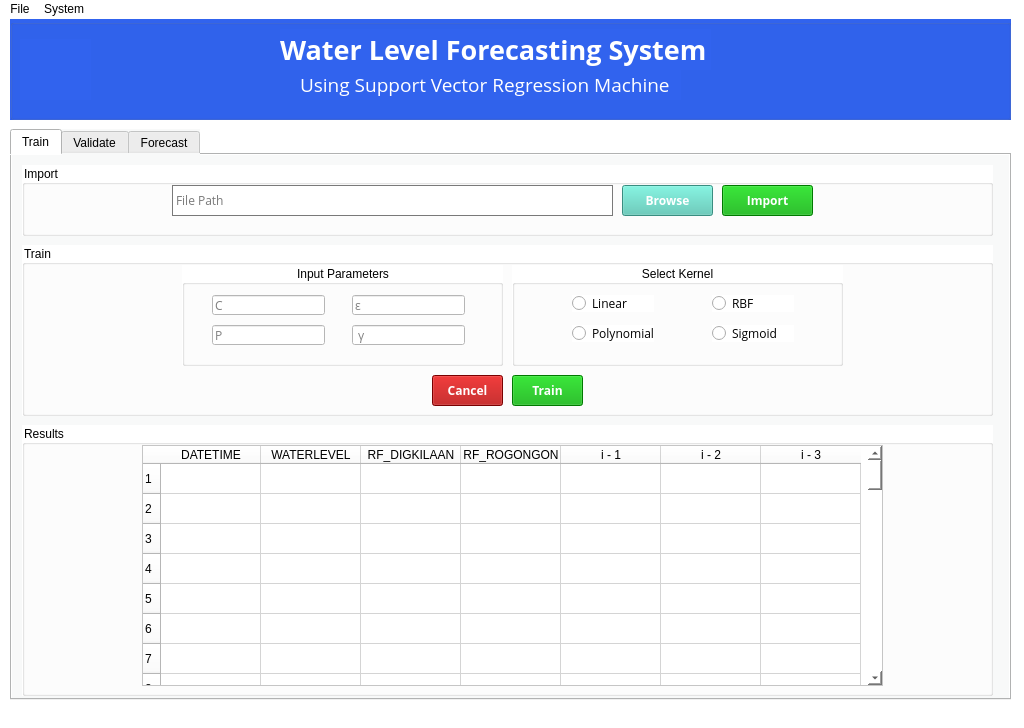
<?xml version="1.0" encoding="UTF-8"?>
<ui version="4.0">
 <class>MainWindow</class>
 <widget class="QMainWindow" name="MainWindow">
  <property name="geometry">
   <rect>
    <x>0</x>
    <y>0</y>
    <width>1024</width>
    <height>728</height>
   </rect>
  </property>
  <property name="windowTitle">
   <string>SVRM Forecasting System</string>
  </property>
  <property name="styleSheet">
   <string notr="true">background-color: rgb(255, 255, 255);</string>
  </property>
  <widget class="QWidget" name="centralwidget">
   <widget class="QGroupBox" name="headerBox">
    <property name="geometry">
     <rect>
      <x>10</x>
      <y>0</y>
      <width>1001</width>
      <height>101</height>
     </rect>
    </property>
    <property name="styleSheet">
     <string notr="true">background-color: rgb(49, 99, 238);
color: rgb(255, 255, 255);</string>
    </property>
    <property name="title">
     <string/>
    </property>
    <widget class="QLabel" name="headerLabel">
     <property name="geometry">
      <rect>
       <x>10</x>
       <y>20</y>
       <width>71</width>
       <height>61</height>
      </rect>
     </property>
     <property name="text">
      <string/>
     </property>
     <property name="pixmap">
      <pixmap resource="qtresources.qrc">:/newPrefix/logohere.png</pixmap>
     </property>
     <property name="scaledContents">
      <bool>true</bool>
     </property>
    </widget>
    <widget class="QLabel" name="h1Label">
     <property name="geometry">
      <rect>
       <x>270</x>
       <y>10</y>
       <width>431</width>
       <height>41</height>
      </rect>
     </property>
     <property name="font">
      <font>
       <family>Open Sans</family>
       <pointsize>20</pointsize>
       <weight>75</weight>
       <bold>true</bold>
      </font>
     </property>
     <property name="text">
      <string>Water Level Forecasting System</string>
     </property>
    </widget>
    <widget class="QLabel" name="h2Label">
     <property name="geometry">
      <rect>
       <x>290</x>
       <y>50</y>
       <width>381</width>
       <height>31</height>
      </rect>
     </property>
     <property name="font">
      <font>
       <family>Open Sans</family>
       <pointsize>14</pointsize>
      </font>
     </property>
     <property name="text">
      <string>Using Support Vector Regression Machine</string>
     </property>
    </widget>
   </widget>
   <widget class="QTabWidget" name="functionTab">
    <property name="geometry">
     <rect>
      <x>10</x>
      <y>110</y>
      <width>1001</width>
      <height>571</height>
     </rect>
    </property>
    <property name="styleSheet">
     <string notr="true">background-color: rgb(248, 249, 249);</string>
    </property>
    <property name="tabPosition">
     <enum>QTabWidget::North</enum>
    </property>
    <property name="tabShape">
     <enum>QTabWidget::Rounded</enum>
    </property>
    <property name="currentIndex">
     <number>0</number>
    </property>
    <property name="elideMode">
     <enum>Qt::ElideNone</enum>
    </property>
    <property name="tabsClosable">
     <bool>false</bool>
    </property>
    <widget class="QWidget" name="trainTab">
     <attribute name="title">
      <string>Train</string>
     </attribute>
     <widget class="QGroupBox" name="importBox">
      <property name="geometry">
       <rect>
        <x>10</x>
        <y>10</y>
        <width>971</width>
        <height>71</height>
       </rect>
      </property>
      <property name="styleSheet">
       <string notr="true">background-color: rgb(255, 255, 255);</string>
      </property>
      <property name="title">
       <string>Import</string>
      </property>
      <widget class="QLabel" name="pathLabel">
       <property name="geometry">
        <rect>
         <x>150</x>
         <y>20</y>
         <width>441</width>
         <height>31</height>
        </rect>
       </property>
       <property name="font">
        <font>
         <family>Open Sans</family>
         <pointsize>9</pointsize>
        </font>
       </property>
       <property name="styleSheet">
        <string notr="true">color: rgb(121, 121, 121);</string>
       </property>
       <property name="frameShape">
        <enum>QFrame::Box</enum>
       </property>
       <property name="text">
        <string>File Path</string>
       </property>
       <property name="alignment">
        <set>Qt::AlignLeading|Qt::AlignLeft|Qt::AlignVCenter</set>
       </property>
       <property name="margin">
        <number>10</number>
       </property>
      </widget>
      <widget class="QPushButton" name="browseBtn">
       <property name="geometry">
        <rect>
         <x>600</x>
         <y>20</y>
         <width>91</width>
         <height>31</height>
        </rect>
       </property>
       <property name="font">
        <font>
         <family>Open Sans</family>
         <pointsize>9</pointsize>
         <weight>75</weight>
         <bold>true</bold>
        </font>
       </property>
       <property name="styleSheet">
        <string notr="true">background-color: rgb(80, 198, 179);
color: rgb(255, 255, 255);</string>
       </property>
       <property name="text">
        <string>Browse</string>
       </property>
      </widget>
      <widget class="QPushButton" name="importBtn">
       <property name="geometry">
        <rect>
         <x>700</x>
         <y>20</y>
         <width>91</width>
         <height>31</height>
        </rect>
       </property>
       <property name="font">
        <font>
         <family>Open Sans</family>
         <pointsize>9</pointsize>
         <weight>75</weight>
         <bold>true</bold>
        </font>
       </property>
       <property name="styleSheet">
        <string notr="true">background-color: rgb(0, 170, 0);
color: rgb(255, 255, 255);</string>
       </property>
       <property name="text">
        <string>Import</string>
       </property>
      </widget>
     </widget>
     <widget class="QGroupBox" name="trainBox">
      <property name="geometry">
       <rect>
        <x>10</x>
        <y>90</y>
        <width>971</width>
        <height>171</height>
       </rect>
      </property>
      <property name="styleSheet">
       <string notr="true">background-color: rgb(255, 255, 255);</string>
      </property>
      <property name="title">
       <string>Train</string>
      </property>
      <widget class="QPushButton" name="cancelBtn">
       <property name="geometry">
        <rect>
         <x>410</x>
         <y>130</y>
         <width>71</width>
         <height>31</height>
        </rect>
       </property>
       <property name="font">
        <font>
         <family>Open Sans</family>
         <pointsize>9</pointsize>
         <weight>75</weight>
         <bold>true</bold>
        </font>
       </property>
       <property name="styleSheet">
        <string notr="true">background-color: rgb(170, 0, 0);
color: rgb(255, 255, 255);</string>
       </property>
       <property name="text">
        <string>Cancel</string>
       </property>
      </widget>
      <widget class="QPushButton" name="trainBtn">
       <property name="geometry">
        <rect>
         <x>490</x>
         <y>130</y>
         <width>71</width>
         <height>31</height>
        </rect>
       </property>
       <property name="font">
        <font>
         <family>Open Sans</family>
         <pointsize>9</pointsize>
         <weight>75</weight>
         <bold>true</bold>
        </font>
       </property>
       <property name="styleSheet">
        <string notr="true">background-color: rgb(0, 170, 0);
color: rgb(255, 255, 255);</string>
       </property>
       <property name="text">
        <string>Train</string>
       </property>
      </widget>
      <widget class="QGroupBox" name="paraBox">
       <property name="geometry">
        <rect>
         <x>160</x>
         <y>20</y>
         <width>321</width>
         <height>101</height>
        </rect>
       </property>
       <property name="title">
        <string>Input Parameters</string>
       </property>
       <property name="alignment">
        <set>Qt::AlignCenter</set>
       </property>
       <property name="flat">
        <bool>false</bool>
       </property>
       <property name="checkable">
        <bool>false</bool>
       </property>
       <widget class="QLineEdit" name="consEdit">
        <property name="geometry">
         <rect>
          <x>30</x>
          <y>30</y>
          <width>113</width>
          <height>20</height>
         </rect>
        </property>
        <property name="font">
         <font>
          <family>Open Sans</family>
          <pointsize>9</pointsize>
         </font>
        </property>
        <property name="placeholderText">
         <string>C</string>
        </property>
       </widget>
       <widget class="QLineEdit" name="epsEdit">
        <property name="geometry">
         <rect>
          <x>170</x>
          <y>30</y>
          <width>113</width>
          <height>20</height>
         </rect>
        </property>
        <property name="font">
         <font>
          <family>Open Sans</family>
          <pointsize>9</pointsize>
         </font>
        </property>
        <property name="placeholderText">
         <string>ε</string>
        </property>
       </widget>
       <widget class="QLineEdit" name="pEdit">
        <property name="geometry">
         <rect>
          <x>30</x>
          <y>60</y>
          <width>113</width>
          <height>20</height>
         </rect>
        </property>
        <property name="font">
         <font>
          <family>Open Sans</family>
          <pointsize>9</pointsize>
         </font>
        </property>
        <property name="placeholderText">
         <string>P</string>
        </property>
       </widget>
       <widget class="QLineEdit" name="gamEdit">
        <property name="geometry">
         <rect>
          <x>170</x>
          <y>60</y>
          <width>113</width>
          <height>20</height>
         </rect>
        </property>
        <property name="font">
         <font>
          <family>Open Sans</family>
          <pointsize>9</pointsize>
         </font>
        </property>
        <property name="placeholderText">
         <string> γ</string>
        </property>
       </widget>
      </widget>
      <widget class="QGroupBox" name="kernelBox">
       <property name="geometry">
        <rect>
         <x>490</x>
         <y>20</y>
         <width>331</width>
         <height>101</height>
        </rect>
       </property>
       <property name="title">
        <string>Select Kernel</string>
       </property>
       <property name="alignment">
        <set>Qt::AlignCenter</set>
       </property>
      </widget>
      <widget class="QRadioButton" name="btnRbf">
       <property name="geometry">
        <rect>
         <x>690</x>
         <y>50</y>
         <width>82</width>
         <height>17</height>
        </rect>
       </property>
       <property name="font">
        <font>
         <family>Open Sans</family>
         <pointsize>9</pointsize>
        </font>
       </property>
       <property name="text">
        <string>RBF</string>
       </property>
      </widget>
      <widget class="QRadioButton" name="btnPoly">
       <property name="geometry">
        <rect>
         <x>550</x>
         <y>80</y>
         <width>82</width>
         <height>17</height>
        </rect>
       </property>
       <property name="font">
        <font>
         <family>Open Sans</family>
         <pointsize>9</pointsize>
        </font>
       </property>
       <property name="text">
        <string>Polynomial</string>
       </property>
      </widget>
      <widget class="QRadioButton" name="btnSigmoid">
       <property name="geometry">
        <rect>
         <x>690</x>
         <y>80</y>
         <width>82</width>
         <height>17</height>
        </rect>
       </property>
       <property name="font">
        <font>
         <family>Open Sans</family>
         <pointsize>9</pointsize>
        </font>
       </property>
       <property name="text">
        <string>Sigmoid</string>
       </property>
      </widget>
      <widget class="QRadioButton" name="btnLinear">
       <property name="geometry">
        <rect>
         <x>550</x>
         <y>50</y>
         <width>82</width>
         <height>17</height>
        </rect>
       </property>
       <property name="font">
        <font>
         <family>Open Sans</family>
         <pointsize>9</pointsize>
        </font>
       </property>
       <property name="text">
        <string>Linear</string>
       </property>
      </widget>
     </widget>
     <widget class="QGroupBox" name="resultBox">
      <property name="geometry">
       <rect>
        <x>10</x>
        <y>270</y>
        <width>971</width>
        <height>271</height>
       </rect>
      </property>
      <property name="styleSheet">
       <string notr="true">background-color: rgb(255, 255, 255);</string>
      </property>
      <property name="title">
       <string>Results</string>
      </property>
      <widget class="QTableWidget" name="trainresultTable">
       <property name="geometry">
        <rect>
         <x>120</x>
         <y>20</y>
         <width>741</width>
         <height>241</height>
        </rect>
       </property>
       <property name="rowCount">
        <number>48</number>
       </property>
       <property name="columnCount">
        <number>7</number>
       </property>
       <row/>
       <row/>
       <row/>
       <row/>
       <row/>
       <row/>
       <row/>
       <row/>
       <row/>
       <row/>
       <row/>
       <row/>
       <row/>
       <row/>
       <row/>
       <row/>
       <row/>
       <row/>
       <row/>
       <row/>
       <row/>
       <row/>
       <row/>
       <row/>
       <row/>
       <row/>
       <row/>
       <row/>
       <row/>
       <row/>
       <row/>
       <row/>
       <row/>
       <row/>
       <row/>
       <row/>
       <row/>
       <row/>
       <row/>
       <row/>
       <row/>
       <row/>
       <row/>
       <row/>
       <row/>
       <row/>
       <row/>
       <row/>
       <column>
        <property name="text">
         <string>DATETIME</string>
        </property>
       </column>
       <column>
        <property name="text">
         <string>WATERLEVEL</string>
        </property>
       </column>
       <column>
        <property name="text">
         <string>RF_DIGKILAAN</string>
        </property>
       </column>
       <column>
        <property name="text">
         <string>RF_ROGONGON</string>
        </property>
       </column>
       <column>
        <property name="text">
         <string>i - 1</string>
        </property>
       </column>
       <column>
        <property name="text">
         <string>i - 2</string>
        </property>
       </column>
       <column>
        <property name="text">
         <string>i - 3</string>
        </property>
       </column>
      </widget>
     </widget>
    </widget>
    <widget class="QWidget" name="validateTab">
     <attribute name="title">
      <string>Validate</string>
     </attribute>
     <widget class="QGroupBox" name="validationBox">
      <property name="geometry">
       <rect>
        <x>10</x>
        <y>80</y>
        <width>461</width>
        <height>451</height>
       </rect>
      </property>
      <property name="styleSheet">
       <string notr="true">background-color: rgb(255, 255, 255);</string>
      </property>
      <property name="title">
       <string>Validation Data</string>
      </property>
      <widget class="QTableWidget" name="valDataTable">
       <property name="geometry">
        <rect>
         <x>20</x>
         <y>20</y>
         <width>421</width>
         <height>421</height>
        </rect>
       </property>
       <property name="rowCount">
        <number>48</number>
       </property>
       <property name="columnCount">
        <number>7</number>
       </property>
       <row/>
       <row/>
       <row/>
       <row/>
       <row/>
       <row/>
       <row/>
       <row/>
       <row/>
       <row/>
       <row/>
       <row/>
       <row/>
       <row/>
       <row/>
       <row/>
       <row/>
       <row/>
       <row/>
       <row/>
       <row/>
       <row/>
       <row/>
       <row/>
       <row/>
       <row/>
       <row/>
       <row/>
       <row/>
       <row/>
       <row/>
       <row/>
       <row/>
       <row/>
       <row/>
       <row/>
       <row/>
       <row/>
       <row/>
       <row/>
       <row/>
       <row/>
       <row/>
       <row/>
       <row/>
       <row/>
       <row/>
       <row/>
       <column>
        <property name="text">
         <string>DATETIME</string>
        </property>
       </column>
       <column>
        <property name="text">
         <string>WATERLEVEL</string>
        </property>
       </column>
       <column>
        <property name="text">
         <string>RF_DIGKILAAN</string>
        </property>
       </column>
       <column>
        <property name="text">
         <string>RF_ROGONGON</string>
        </property>
       </column>
       <column>
        <property name="text">
         <string>i - 1</string>
        </property>
       </column>
       <column>
        <property name="text">
         <string>i - 2</string>
        </property>
       </column>
       <column>
        <property name="text">
         <string>i - 3</string>
        </property>
       </column>
      </widget>
     </widget>
     <widget class="QGroupBox" name="valresultBox">
      <property name="geometry">
       <rect>
        <x>500</x>
        <y>80</y>
        <width>481</width>
        <height>411</height>
       </rect>
      </property>
      <property name="styleSheet">
       <string notr="true">background-color: rgb(255, 255, 255);</string>
      </property>
      <property name="title">
       <string>Results</string>
      </property>
      <widget class="QTableWidget" name="valResulTable">
       <property name="geometry">
        <rect>
         <x>20</x>
         <y>20</y>
         <width>441</width>
         <height>381</height>
        </rect>
       </property>
       <property name="rowCount">
        <number>48</number>
       </property>
       <row/>
       <row/>
       <row/>
       <row/>
       <row/>
       <row/>
       <row/>
       <row/>
       <row/>
       <row/>
       <row/>
       <row/>
       <row/>
       <row/>
       <row/>
       <row/>
       <row/>
       <row/>
       <row/>
       <row/>
       <row/>
       <row/>
       <row/>
       <row/>
       <row/>
       <row/>
       <row/>
       <row/>
       <row/>
       <row/>
       <row/>
       <row/>
       <row/>
       <row/>
       <row/>
       <row/>
       <row/>
       <row/>
       <row/>
       <row/>
       <row/>
       <row/>
       <row/>
       <row/>
       <row/>
       <row/>
       <row/>
       <row/>
       <column>
        <property name="text">
         <string>DATETIME</string>
        </property>
       </column>
       <column>
        <property name="text">
         <string>WATERLEVEL (Actual)</string>
        </property>
       </column>
       <column>
        <property name="text">
         <string>WATERLEVEL (Predicted)</string>
        </property>
       </column>
       <column>
        <property name="text">
         <string>RMSE</string>
        </property>
       </column>
       <column>
        <property name="text">
         <string>MAPE</string>
        </property>
       </column>
      </widget>
     </widget>
     <widget class="QGroupBox" name="valimportBox">
      <property name="geometry">
       <rect>
        <x>10</x>
        <y>10</y>
        <width>461</width>
        <height>61</height>
       </rect>
      </property>
      <property name="styleSheet">
       <string notr="true">background-color: rgb(255, 255, 255);</string>
      </property>
      <property name="title">
       <string>Import</string>
      </property>
      <widget class="QLabel" name="valimpLabel">
       <property name="geometry">
        <rect>
         <x>20</x>
         <y>20</y>
         <width>251</width>
         <height>31</height>
        </rect>
       </property>
       <property name="font">
        <font>
         <family>Open Sans</family>
         <pointsize>9</pointsize>
        </font>
       </property>
       <property name="styleSheet">
        <string notr="true">color: rgb(121, 121, 121);</string>
       </property>
       <property name="frameShape">
        <enum>QFrame::Box</enum>
       </property>
       <property name="text">
        <string>File Path</string>
       </property>
       <property name="alignment">
        <set>Qt::AlignLeading|Qt::AlignLeft|Qt::AlignVCenter</set>
       </property>
       <property name="margin">
        <number>10</number>
       </property>
      </widget>
      <widget class="QPushButton" name="browseBtn_2">
       <property name="geometry">
        <rect>
         <x>290</x>
         <y>20</y>
         <width>71</width>
         <height>31</height>
        </rect>
       </property>
       <property name="font">
        <font>
         <family>Open Sans</family>
         <pointsize>9</pointsize>
         <weight>75</weight>
         <bold>true</bold>
        </font>
       </property>
       <property name="styleSheet">
        <string notr="true">background-color: rgb(80, 198, 179);
color: rgb(255, 255, 255);</string>
       </property>
       <property name="text">
        <string>Browse</string>
       </property>
      </widget>
      <widget class="QPushButton" name="importBtn_2">
       <property name="geometry">
        <rect>
         <x>370</x>
         <y>20</y>
         <width>71</width>
         <height>31</height>
        </rect>
       </property>
       <property name="font">
        <font>
         <family>Open Sans</family>
         <pointsize>9</pointsize>
         <weight>75</weight>
         <bold>true</bold>
        </font>
       </property>
       <property name="styleSheet">
        <string notr="true">background-color: rgb(0, 170, 0);
color: rgb(255, 255, 255);</string>
       </property>
       <property name="text">
        <string>Import</string>
       </property>
      </widget>
     </widget>
     <widget class="QPushButton" name="predictBtn">
      <property name="geometry">
       <rect>
        <x>790</x>
        <y>30</y>
        <width>91</width>
        <height>31</height>
       </rect>
      </property>
      <property name="font">
       <font>
        <family>Open Sans</family>
        <pointsize>9</pointsize>
        <weight>75</weight>
        <bold>true</bold>
       </font>
      </property>
      <property name="styleSheet">
       <string notr="true">background-color: rgb(170, 0, 0);
color: rgb(255, 255, 255);</string>
      </property>
      <property name="text">
       <string>Predict</string>
      </property>
     </widget>
     <widget class="QPushButton" name="visualizeBtn">
      <property name="geometry">
       <rect>
        <x>890</x>
        <y>500</y>
        <width>91</width>
        <height>31</height>
       </rect>
      </property>
      <property name="font">
       <font>
        <family>Open Sans</family>
        <pointsize>9</pointsize>
        <weight>75</weight>
        <bold>true</bold>
       </font>
      </property>
      <property name="styleSheet">
       <string notr="true">background-color: rgb(85, 170, 255);
color: rgb(255, 255, 255);</string>
      </property>
      <property name="text">
       <string>View Graph</string>
      </property>
     </widget>
     <widget class="QPushButton" name="saveBtn">
      <property name="geometry">
       <rect>
        <x>890</x>
        <y>30</y>
        <width>91</width>
        <height>31</height>
       </rect>
      </property>
      <property name="font">
       <font>
        <family>Open Sans</family>
        <pointsize>9</pointsize>
        <weight>75</weight>
        <bold>true</bold>
       </font>
      </property>
      <property name="styleSheet">
       <string notr="true">background-color: rgb(0, 134, 0);
color: rgb(255, 255, 255);</string>
      </property>
      <property name="text">
       <string>Save Model</string>
      </property>
     </widget>
     <widget class="QLineEdit" name="rmseLine">
      <property name="geometry">
       <rect>
        <x>500</x>
        <y>500</y>
        <width>181</width>
        <height>31</height>
       </rect>
      </property>
      <property name="text">
       <string>Average RMSE =</string>
      </property>
      <property name="frame">
       <bool>true</bool>
      </property>
      <property name="echoMode">
       <enum>QLineEdit::Normal</enum>
      </property>
      <property name="readOnly">
       <bool>false</bool>
      </property>
      <property name="placeholderText">
       <string/>
      </property>
     </widget>
     <widget class="QLineEdit" name="mapeLine">
      <property name="geometry">
       <rect>
        <x>690</x>
        <y>500</y>
        <width>181</width>
        <height>31</height>
       </rect>
      </property>
      <property name="text">
       <string>Average MAPE = </string>
      </property>
     </widget>
    </widget>
    <widget class="QWidget" name="forecastTab">
     <attribute name="title">
      <string>Forecast</string>
     </attribute>
     <widget class="QGroupBox" name="forecastBox">
      <property name="geometry">
       <rect>
        <x>10</x>
        <y>60</y>
        <width>461</width>
        <height>471</height>
       </rect>
      </property>
      <property name="styleSheet">
       <string notr="true">background-color: rgb(255, 255, 255);</string>
      </property>
      <property name="title">
       <string>Forecasting Data</string>
      </property>
      <widget class="QTableWidget" name="foreDataTable">
       <property name="geometry">
        <rect>
         <x>20</x>
         <y>30</y>
         <width>421</width>
         <height>431</height>
        </rect>
       </property>
       <property name="rowCount">
        <number>48</number>
       </property>
       <property name="columnCount">
        <number>7</number>
       </property>
       <row/>
       <row/>
       <row/>
       <row/>
       <row/>
       <row/>
       <row/>
       <row/>
       <row/>
       <row/>
       <row/>
       <row/>
       <row/>
       <row/>
       <row/>
       <row/>
       <row/>
       <row/>
       <row/>
       <row/>
       <row/>
       <row/>
       <row/>
       <row/>
       <row/>
       <row/>
       <row/>
       <row/>
       <row/>
       <row/>
       <row/>
       <row/>
       <row/>
       <row/>
       <row/>
       <row/>
       <row/>
       <row/>
       <row/>
       <row/>
       <row/>
       <row/>
       <row/>
       <row/>
       <row/>
       <row/>
       <row/>
       <row/>
       <column>
        <property name="text">
         <string>DATETIME</string>
        </property>
       </column>
       <column>
        <property name="text">
         <string>WATERLEVEL</string>
        </property>
       </column>
       <column>
        <property name="text">
         <string>RF_DIGKILAAN</string>
        </property>
       </column>
       <column>
        <property name="text">
         <string>RF_ROGONGON</string>
        </property>
       </column>
       <column>
        <property name="text">
         <string>i - 1</string>
        </property>
       </column>
       <column>
        <property name="text">
         <string>i - 2</string>
        </property>
       </column>
       <column>
        <property name="text">
         <string>i - 3</string>
        </property>
       </column>
      </widget>
     </widget>
     <widget class="QGroupBox" name="foreresultBox">
      <property name="geometry">
       <rect>
        <x>500</x>
        <y>60</y>
        <width>471</width>
        <height>471</height>
       </rect>
      </property>
      <property name="styleSheet">
       <string notr="true">background-color: rgb(255, 255, 255);</string>
      </property>
      <property name="title">
       <string>Results</string>
      </property>
      <widget class="QTableWidget" name="foreResultTable">
       <property name="geometry">
        <rect>
         <x>120</x>
         <y>30</y>
         <width>231</width>
         <height>421</height>
        </rect>
       </property>
       <property name="rowCount">
        <number>48</number>
       </property>
       <row/>
       <row/>
       <row/>
       <row/>
       <row/>
       <row/>
       <row/>
       <row/>
       <row/>
       <row/>
       <row/>
       <row/>
       <row/>
       <row/>
       <row/>
       <row/>
       <row/>
       <row/>
       <row/>
       <row/>
       <row/>
       <row/>
       <row/>
       <row/>
       <row/>
       <row/>
       <row/>
       <row/>
       <row/>
       <row/>
       <row/>
       <row/>
       <row/>
       <row/>
       <row/>
       <row/>
       <row/>
       <row/>
       <row/>
       <row/>
       <row/>
       <row/>
       <row/>
       <row/>
       <row/>
       <row/>
       <row/>
       <row/>
       <column>
        <property name="text">
         <string>DATETIME</string>
        </property>
       </column>
       <column>
        <property name="text">
         <string>WATERLEVEL (Forecasted)</string>
        </property>
       </column>
      </widget>
     </widget>
     <widget class="QPushButton" name="saveresultBtn">
      <property name="geometry">
       <rect>
        <x>880</x>
        <y>20</y>
        <width>91</width>
        <height>31</height>
       </rect>
      </property>
      <property name="font">
       <font>
        <family>Open Sans</family>
        <pointsize>9</pointsize>
        <weight>75</weight>
        <bold>true</bold>
       </font>
      </property>
      <property name="styleSheet">
       <string notr="true">background-color: rgb(0, 170, 0);
color: rgb(255, 255, 255);</string>
      </property>
      <property name="text">
       <string>Save Result</string>
      </property>
     </widget>
     <widget class="QPushButton" name="forecastBtn">
      <property name="geometry">
       <rect>
        <x>780</x>
        <y>20</y>
        <width>91</width>
        <height>31</height>
       </rect>
      </property>
      <property name="font">
       <font>
        <family>Open Sans</family>
        <pointsize>9</pointsize>
        <weight>75</weight>
        <bold>true</bold>
       </font>
      </property>
      <property name="styleSheet">
       <string notr="true">background-color: rgb(170, 0, 0);
color: rgb(255, 255, 255);</string>
      </property>
      <property name="text">
       <string>Forecast</string>
      </property>
     </widget>
    </widget>
   </widget>
  </widget>
  <widget class="QMenuBar" name="menubar">
   <property name="geometry">
    <rect>
     <x>0</x>
     <y>0</y>
     <width>1024</width>
     <height>21</height>
    </rect>
   </property>
   <widget class="QMenu" name="menuFile">
    <property name="title">
     <string>File</string>
    </property>
    <addaction name="actionOpen_File"/>
    <addaction name="actionSave_File"/>
    <addaction name="actionSave_File_As"/>
    <addaction name="actionQuit"/>
   </widget>
   <widget class="QMenu" name="menuSystem">
    <property name="title">
     <string>System</string>
    </property>
    <addaction name="actionAbout"/>
    <addaction name="actionHelp"/>
   </widget>
   <addaction name="menuFile"/>
   <addaction name="menuSystem"/>
  </widget>
  <widget class="QStatusBar" name="statusbar"/>
  <action name="actionOpen_File">
   <property name="text">
    <string>Open File</string>
   </property>
  </action>
  <action name="actionSave_File">
   <property name="text">
    <string>Save File</string>
   </property>
  </action>
  <action name="actionSave_File_As">
   <property name="text">
    <string>Save File As...</string>
   </property>
  </action>
  <action name="actionQuit">
   <property name="text">
    <string>Quit</string>
   </property>
  </action>
  <action name="actionAbout">
   <property name="text">
    <string>About</string>
   </property>
  </action>
  <action name="actionHelp">
   <property name="text">
    <string>Help</string>
   </property>
  </action>
 </widget>
 <resources>
  <include location="qtresources.qrc"/>
 </resources>
 <connections/>
</ui>
